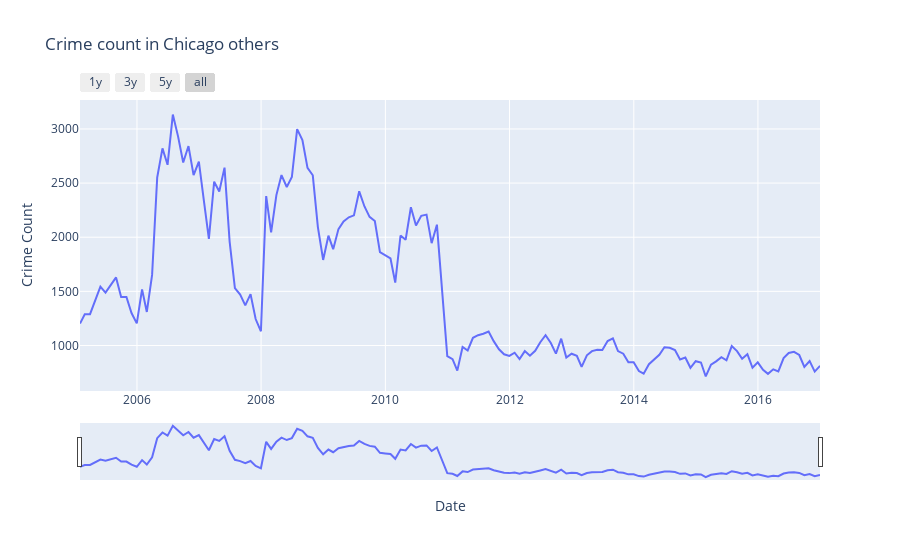

Source (notebook cell):
### Code cell
# plot interactive slider chart
fig = px.line(ts_df_others, x='Date',y='Crime Count', title= 'Crime count in Chicago others')

fig.update_xaxes(
rangeslider_visible =True,
rangeselector=dict(
        buttons=list([
                dict(count=1,label="1y",step="year",stepmode="backward"),
                dict(count=2,label="3y",step="year",stepmode="backward"),
                dict(count=3,label="5y",step="year",stepmode="backward"),
                dict(step="all")
                    ])
                )
                )
fig.show()

### Figure 1 — Plotly figure (JSON) as saved in the notebook; plotly's stock layout.template omitted (floating-point values rounded to 4 significant figures; data arrays with more than 128 entries replaced by an {"elided": "..."} marker saying what was removed)
{"data": [{"hovertemplate": "Date=%{x}<br>Crime Count=%{y}<extra></extra>", "legendgroup": "", "line": {"color": "#636efa", "dash": "solid"}, "marker": {"symbol": "circle"}, "mode": "lines", "name": "", "orientation": "v", "showlegend": false, "type": "scatter", "x": {"elided": "144 str values"}, "xaxis": "x", "y": {"elided": "144 int values"}, "yaxis": "y"}], "layout": {"legend": {"tracegroupgap": 0}, "title": {"text": "Crime count in Chicago others"}, "xaxis": {"anchor": "y", "domain": [0, 1], "rangeselector": {"buttons": [{"count": 1, "label": "1y", "step": "year", "stepmode": "backward"}, {"count": 2, "label": "3y", "step": "year", "stepmode": "backward"}, {"count": 3, "label": "5y", "step": "year", "stepmode": "backward"}, {"step": "all"}]}, "rangeslider": {"visible": true}, "title": {"text": "Date"}}, "yaxis": {"anchor": "x", "domain": [0, 1], "title": {"text": "Crime Count"}}}}
